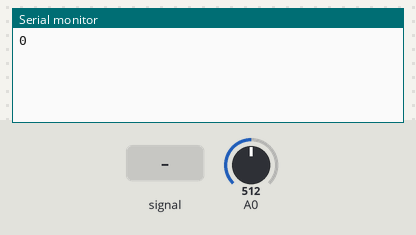
Bench run of a sketch on a simulated Arduino Uno, built with avr-gcc and run on an emulated ATmega328P. On the bench: the last lines printed to the serial monitor. The inputs (shaded band) are chosen by the test bench; at power-on: A0 = 512.

Above: at 1.2 s.
1.3 s: A0 fed a 200 Hz sine of ±81 counts around its level
At 2.6 s:
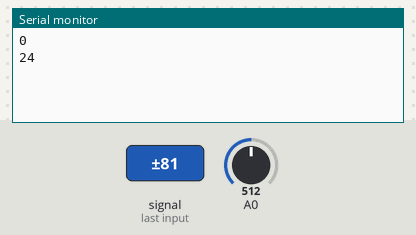
2.8 s: A0 set to 716
At 4.1 s:
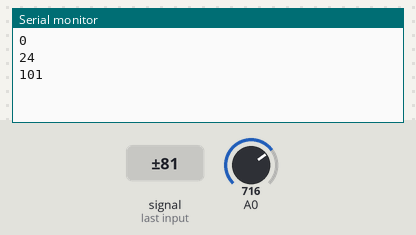
4.3 s: A0 fed a 1000 Hz sine of ±255 counts around its level
At 5.2 s:
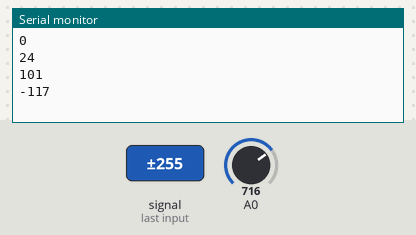
5.8 s: A0 set to 900
At 7.2 s:
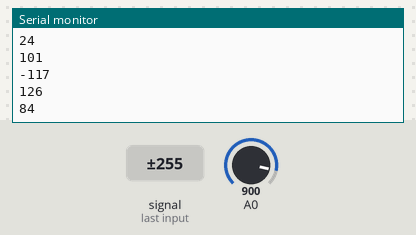
Timing chart, 0 to 8.3 s (numbered marks = the images above; inputs shaded):
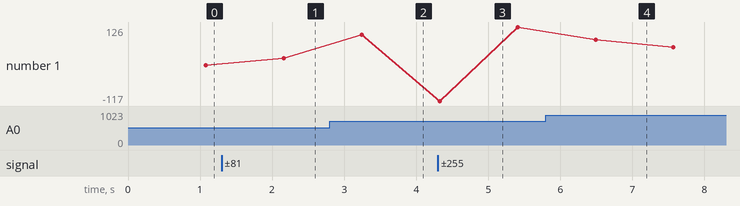

Measured:
- after the input at 1.3 s, the serial monitor: prints a new line after 0.86 s (image 1)
- after the input at 2.8 s, the serial monitor: prints a new line after 0.44 s (image 2)
- after the input at 4.3 s, the serial monitor: prints a new line at once (image 3)
- after the input at 5.8 s, the serial monitor: prints a new line after 0.69 s (image 4)
- plotted number 1: 0 → 24 after the input at 1.3 s, 24 → 101 after the input at 2.8 s, 101 → 126 after the input at 4.3 s, 126 → 60 after the input at 5.8 s

The sketch:

sound.ino
```cpp
int16_t adc0;
int mini,maxi;
int delta =0;
int g=60;
 int longtime=0;
 int longtime2;
#define samples  200

#include <Wire.h>
void setup(void)
{
  Serial.begin(9600);
  Wire.begin(8);
  Wire.onRequest(requestEvent);
}

void requestEvent()
{
  Wire.write(longtime2);
}
void loop(void)
{
 longtime=0;
  for(int x=0;x<samples;x++)
    {
      int all=0;
      int allmax=0;
      for(int anzahl=0;anzahl<5;anzahl++)
        {
          mini=0;
          maxi=0;
          for(int x=0;x<10;x++)
            {
              adc0 = analogRead(A0);
              if(adc0<mini)
                {
                  mini=adc0;
                }
              if(adc0>maxi)
                {
                  maxi=adc0;
                }
            }
          delta=maxi-mini;
          delta-=512;
          if(delta<0)
          {
            delta*-1;
          }
          all+=delta;
      }
  all/=5;
    longtime+=delta;
  }
  longtime/=samples;
  longtime2=longtime;
  Serial.println(longtime);
}
```
